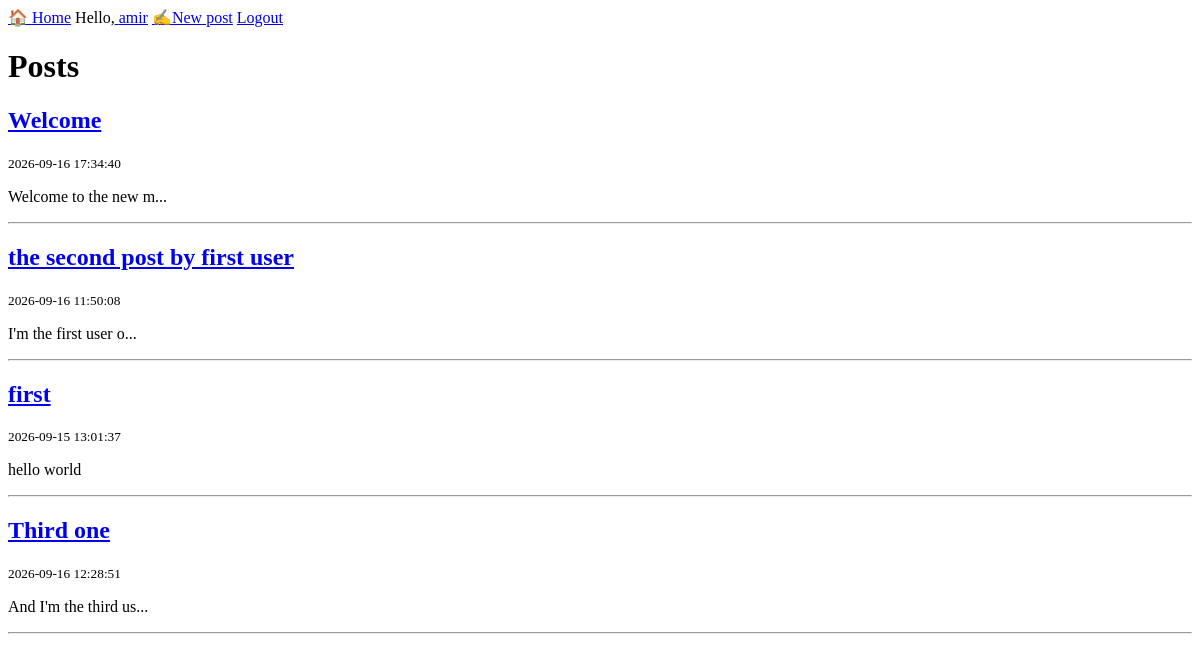
Page / (signed in) on the earlier database version.
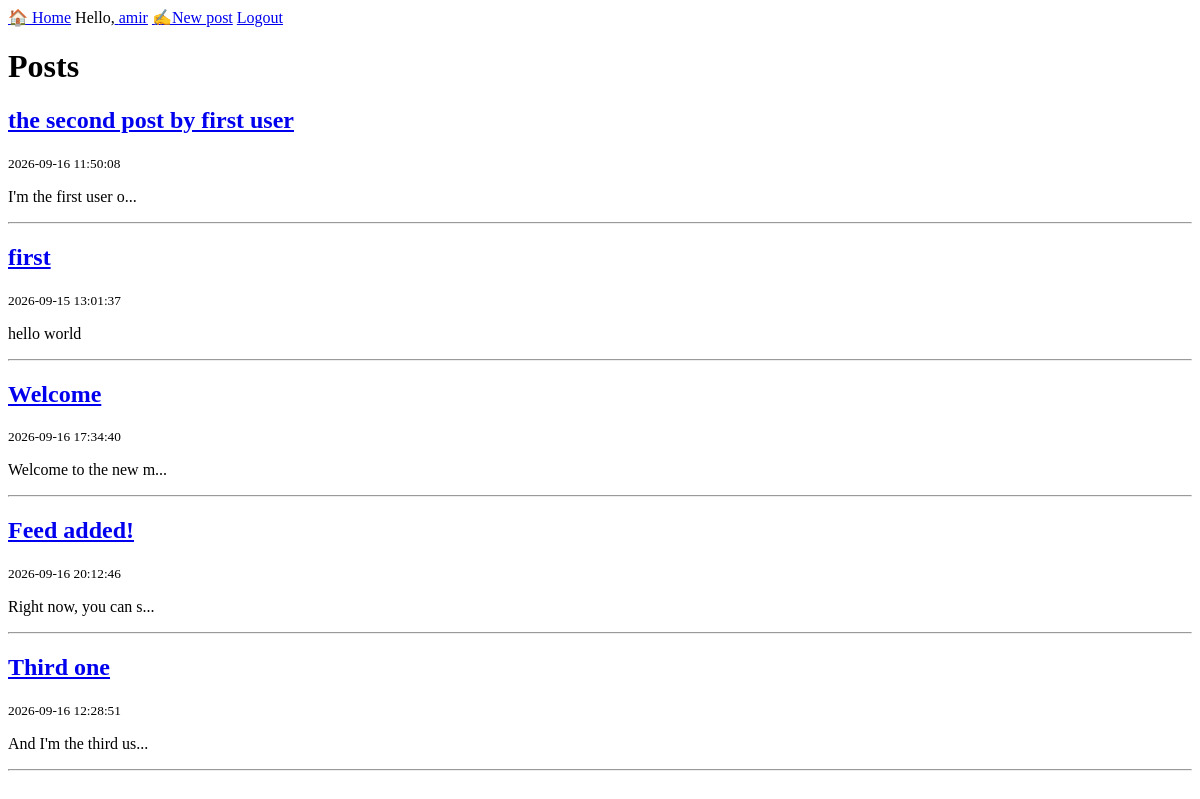
Same page on the later database version.
### tables this page shows
CREATE TABLE posts (
            id INTEGER PRIMARY KEY AUTOINCREMENT,
            title TEXT NOT NULL,
            content TEXT NOT NULL,
            author_id INTEGER,
            created_at TIMESTAMP DEFAULT CURRENT_TIMESTAMP,
            FOREIGN KEY (author_id) REFERENCES users(id)
        );

### app.py (the view)
@app.route("/")
def home():
    if "user_id" not in session:
        return redirect(url_for("login"))
    user_id = session["user_id"]
    conn = get_db()
    posts = conn.execute(
        """
        SELECT
            posts.*,

            CASE

                -- پست‌های خود کاربر → همیشه آخر
                WHEN posts.author_id = ?
                THEN 4

                -- دنبال‌شونده + دیده‌نشده
                WHEN followers.id IS NOT NULL
                     AND post_views.id IS NULL
                THEN 0

                -- بقیه + دیده‌نشده
                WHEN followers.id IS NULL
                     AND post_views.id IS NULL
                THEN 1

                -- دنبال‌شونده + دیده‌شده
                WHEN followers.id IS NOT NULL
                     AND post_views.id IS NOT NULL
                THEN 2

                -- بقیه + دیده‌شده
                ELSE 3

            END AS priority

        FROM posts

        LEFT JOIN followers
            ON followers.following_id = posts.author_id
            AND followers.follower_id = ?

        LEFT JOIN post_views
            ON post_views.post_id = posts.id
            AND post_views.user_id = ?

        ORDER BY priority ASC, posts.id DESC
        """,
        (
            user_id,  # posts.author_id = ?
            user_id,  # followers.follower_id = ?
            user_id   # post_views.user_id = ?
        )
    ).fetchall()
    conn.close()
    return render_template(
        "home.html",
        posts=posts
    )

### database.py (called while the page is built)
def get_db():
    conn = sqlite3.connect(DATABASE)
    conn.row_factory = sqlite3.Row
    return conn

### templates/home.html
{% extends 'base.html' %}
{% block content %}
    <h1>Posts</h1>
    {% if posts %}
        {% for post in posts %}
            <article>
                <h2>
                    <a href="{{ url_for('post_detail', post_id=post['id']) }}">
                        {{ post['title'] }}
                    </a>
                </h2>
                <small>{{ post['created_at'] }}</small>
                <p>{{ post['content'][:20] }}{% if post['content']|length > 20 %}...{% endif %}</p>
            </article>
            <hr>
        {% endfor %}
    {% else %}
        <p>There is no post<a href="{{ url_for('add_post') }}">Create first post</a></p>
    {% endif %}
{% endblock %}

### templates/base.html (shortened to what this page needs)
<!DOCTYPE html>
<html lang="en">
<head>
</head>
<body>
    <nav>
        <a href="{{ url_for('home') }}">🏠 Home</a>
        {% if session.get('user_id') %}
<span>Hello,<a href="{{ url_for('profile', username=session.get('username')) }}">
        {{ session.get('username') }}</a>
</span>            <a href="{{ url_for('add_post') }}">✍️New post</a>
            <a href="{{ url_for('logout') }}">Logout</a>
        {% else %}
            <a href="{{ url_for('login') }}">Login</a>
            <a href="{{ url_for('signup') }}">Sign Up</a>
        {% endif %}
    </nav>
    <main>
        {% block content %}{% endblock %}
    </main>
</body>
</html>

Differences in the rows shown:
shown differently, row unchanged: posts "Welcome": moves down the list
added posts: title "Feed added!", created_at "2026-09-16 20:12:46", content "Right now, you can s"
